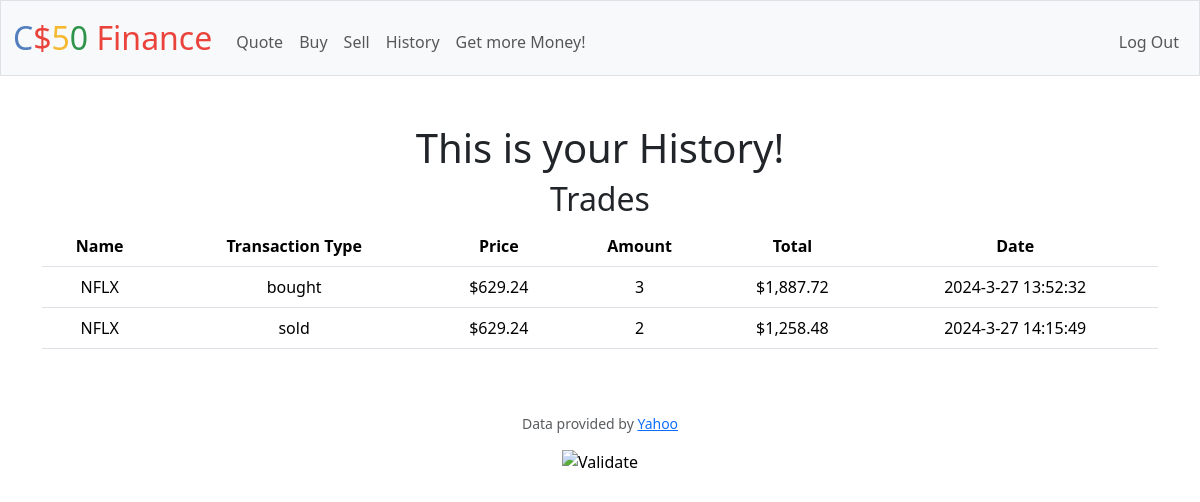
Page /history (signed in) on the earlier database version.
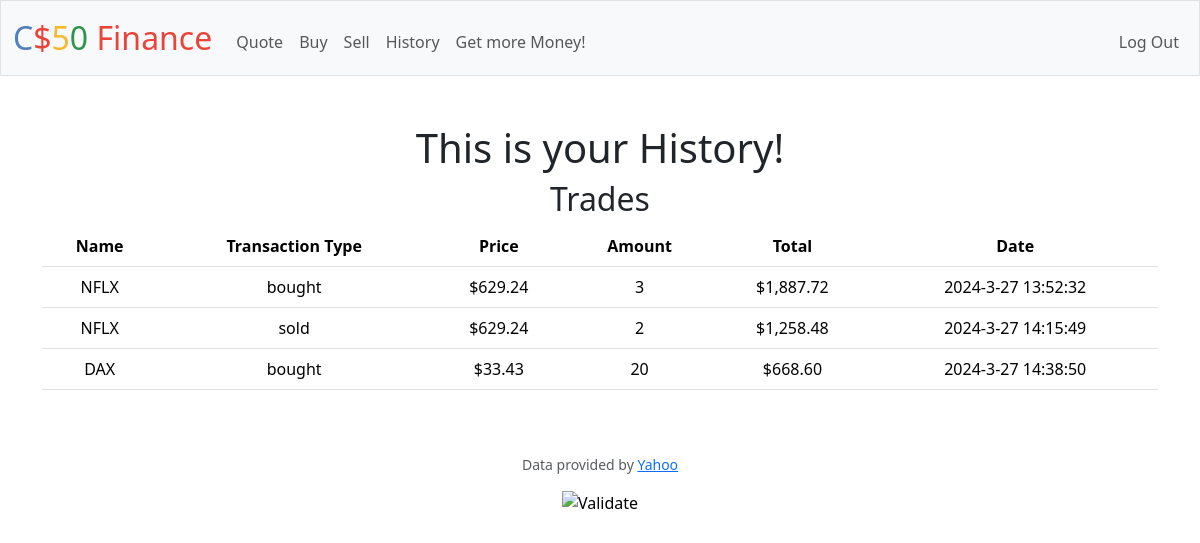
Same page on the later database version.
### tables this page shows
CREATE TABLE transactions (id INTEGER PRIMARY KEY AUTOINCREMENT NOT NULL, user_id INTERGER, stock TEXT NOT NULL, amount INTEGER, buy_price FLOAT, total FLOAT, trans_type TEXT, timestamp TEXT, FOREIGN KEY (user_id) REFERENCES users(id));

### app.py (the view)
@app.route("/history")
@login_required
def history():
    user = session["user_id"]
    trans_database = db.execute("SELECT * FROM transactions WHERE user_id = ?", user)
    transactions = []
    for i, row in enumerate(trans_database):
        transactions.append( {
            "name": row["stock"],
            "transaction_type": row["trans_type"],
            "price": usd(row["buy_price"]),
            "amount": row["amount"],
            "total": usd(row["total"]),
            "date": row["timestamp"]
        })
    return render_template("history.html", transactions=transactions)

### app.py (called while the page is built)
@app.after_request
def after_request(response):
    response.headers["Cache-Control"] = "no-cache, no-store, must-revalidate"
    response.headers["Expires"] = 0
    response.headers["Pragma"] = "no-cache"
    return response

### helpers.py (called while the page is built)
def login_required(f):
    @wraps(f)
    def decorated_function(*args, **kwargs):
        if session.get("user_id") is None:
            return redirect("/login")
        return f(*args, **kwargs)
    return decorated_function

def usd(value):
    return f"${value:,.2f}"

### templates/history.html (shortened to what this page needs)
{% extends "layout.html" %}
{% block main %}
    <h1> This is your History!</h1>
    <h2> Trades </h2>
    <table class="table">
        <thead>
            <tr>
                <th>Name</th>
                <th>Transaction Type</th>
                <th>Price</th>
                <th>Amount</th>
                <th>Total</th>
                <th>Date</th>
            </tr>
        </thead>
        <tbody>
            {% for i in transactions %}
            <tr>
                <td>{{ i.name }}</td>
                <td>{{ i.transaction_type }}</td>
                <td>{{ i.price }}</td>
                <td>{{ i.amount }}</td>
                <td>{{ i.total }}</td>
                <td>{{ i.date }}</td>
            </tr>
            {% endfor %}
        </tbody>
    </table>
{% endblock %}

### templates/layout.html (shortened to what this page needs)
<!DOCTYPE html>
<html lang="en">
    <head>
        <link href="https://cdn.jsdelivr.net/npm/bootstrap@5.3.2/dist/css/bootstrap.min.css" rel="stylesheet">
        <link href="/static/styles.css" rel="stylesheet">
    </head>
    <body>
        <nav class="bg-light border navbar navbar-expand-md navbar-light">
            <div class="container-fluid">
                <a class="navbar-brand" href="/"><span class="blue">C</span><span class="red">$</span><span class="yellow">5</span><span class="green">0</span> <span class="red">Finance</span></a>
                <div class="collapse navbar-collapse" id="navbar">
                    {% if session["user_id"] %}
                        <ul class="navbar-nav me-auto mt-2">
                            <li class="nav-item"><a class="nav-link" href="/quote">Quote</a></li>
                            <li class="nav-item"><a class="nav-link" href="/buy">Buy</a></li>
                            <li class="nav-item"><a class="nav-link" href="/sell">Sell</a></li>
                            <li class="nav-item"><a class="nav-link" href="/history">History</a></li>
                            <li class="nav-item"><a class="nav-link" href="/more_money">Get more Money!</a></li>
                        </ul>
                        <ul class="navbar-nav ms-auto mt-2">
                            <li class="nav-item"><a class="nav-link" href="/logout">Log Out</a></li>
                        </ul>
                    {% else %}
                        <ul class="navbar-nav ms-auto mt-2">
                            <li class="nav-item"><a class="nav-link" href="/register">Register</a></li>
                            <li class="nav-item"><a class="nav-link" href="/login">Log In</a></li>
                        </ul>
                    {% endif %}
                </div>
            </div>
        </nav>
        <main class="container py-5 text-center">
            {% block main %}{% endblock %}
        </main>
        <footer class="mb-5">
            <p class="mb-3 small text-center text-muted">
                Data provided by <a href="https://finance.yahoo.com/">Yahoo</a>
            </p>
            <form action="https://validator.w3.org/check" class="text-center" enctype="multipart/form-data" method="post" target="_blank">
                <input alt="Validate" src="/static/I_heart_validator.png" type="image">
            </form>
        </footer>
    </body>
</html>

### static/styles.css (style rules this page uses)
nav .navbar-brand { font-size: xx-large; }
nav .navbar-brand .blue { color: #537fbe; }
nav .navbar-brand .red { color: #ea433b; }
nav .navbar-brand .yellow { color: #f5b82e; }
nav .navbar-brand .green { color: #2e944b; }

Differences in the rows shown:
added transactions: name "DAX", transaction_type "bought", price "$33.43", amount "20", total "$668.60", date "2024-3-27 14:38:50"
